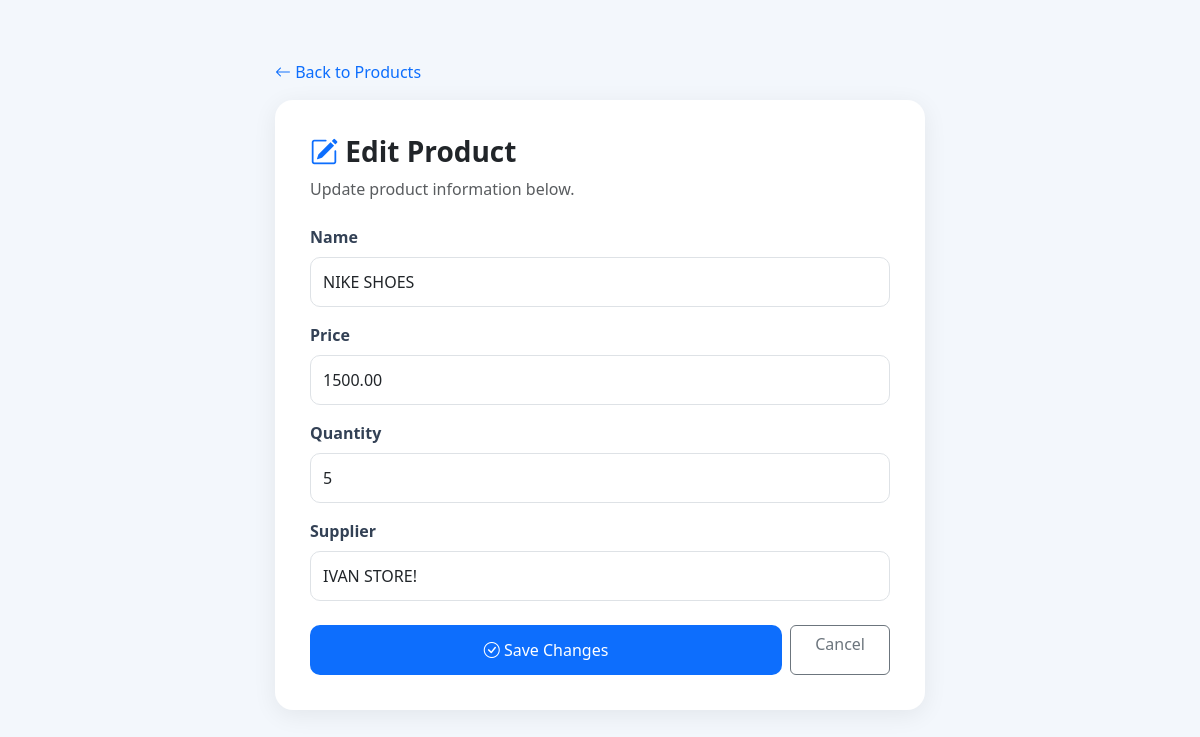
Page /edit/6/ on the committed database.
### app_name/models.py (models this page shows, shortened)
class Product(models.Model):
    name = models.CharField(max_length=200)
    price = models.DecimalField(max_digits=10, decimal_places=2)
    quantity = models.IntegerField()
    supplier = models.CharField(max_length=200)

### app_name/views.py (the view)
# urls.py: path('edit/<int:pk>/', views.edit_product, name='edit_product'),
def edit_product(request, pk):
    product = get_object_or_404(Product, pk=pk)
    if request.method == 'POST':
        form = ProductForm(
            request.POST,
            instance=product
        )
        if form.is_valid():
            form.save()
            return redirect('products_list')
    else:
        form = ProductForm(instance=product)
    return render(request, 'Invapp/edit_product.html', {
        'form': form,
        'product': product
    })

### app_name/forms.py
class ProductForm(forms.ModelForm):
    class Meta:
        model = Product
        fields = ['name', 'price', 'quantity', 'supplier']
        widgets = {
            'name': forms.TextInput(attrs={'class': 'form-control', 'placeholder': 'Enter product name'}),
            'price': forms.NumberInput(attrs={'class': 'form-control', 'placeholder': 'Enter price'}),
            'quantity': forms.NumberInput(attrs={'class': 'form-control', 'placeholder': 'Enter quantity'}),
            'supplier': forms.TextInput(attrs={'class': 'form-control', 'placeholder': 'Enter supplier name'}),
        }

### app_name/templates/Invapp/edit_product.html (shortened to what this page needs)
<!DOCTYPE html>
<html lang="en">
<head>
    <link href="https://cdn.jsdelivr.net/npm/bootstrap@5.3.3/dist/css/bootstrap.min.css" rel="stylesheet">
    <link href="https://cdn.jsdelivr.net/npm/bootstrap-icons@1.11.3/font/bootstrap-icons.css" rel="stylesheet">
</head>
<body>
<div class="container">
    <div class="edit-container">
        <a href="{% url 'products_list' %}"
           class="text-decoration-none">
            <i class="bi bi-arrow-left"></i>
            Back to Products
        </a>
        <div class="edit-card mt-3">
            <h3 class="fw-bold mb-2">
                <i class="bi bi-pencil-square text-primary"></i>
                Edit Product
            </h3>
            <p class="text-muted mb-4">
                Update product information below.
            </p>
            <form method="POST">
                {% for field in form %}
                <div class="mb-3">
                    <label class="form-label"
                           for="{{ field.id_for_label }}">
                        {{ field.label }}
                    </label>
                    {{ field }}
                </div>
                {% endfor %}
                <div class="d-flex gap-2 mt-4">
                    <button type="submit"
                            class="btn btn-save flex-grow-1">
                        <i class="bi bi-check-circle"></i>
                        Save Changes
                    </button>
                    <a href="{% url 'products_list' %}"
                       class="btn btn-outline-secondary px-4">
                        Cancel
                    </a>
                </div>
            </form>
        </div>
    </div>
</div>
</body>
</html>

### app_name/templates/Invapp/edit_product.html (style rules this page uses)
body { background: #f3f7fc; font-family: 'Segoe UI', sans-serif; }
.edit-container { max-width: 650px; margin: 60px auto; }
.edit-card { background: white; border-radius: 18px; padding: 35px; box-shadow: 0 5px 25px rgba(0,0,0,0.07); }
.form-control { padding: 12px; border-radius: 10px; }
.form-label { font-weight: 600; color: #334155; }
.btn-save { background: #0d6efd; color: white; border-radius: 10px; padding: 12px 25px; }

### rows in the picture
Product: form "NIKE SHOES" "1500.00" "5" "IVAN STORE!"

### other values in the picture
{{ field.label }} "Name" "Price" "Quantity" "Supplier"
